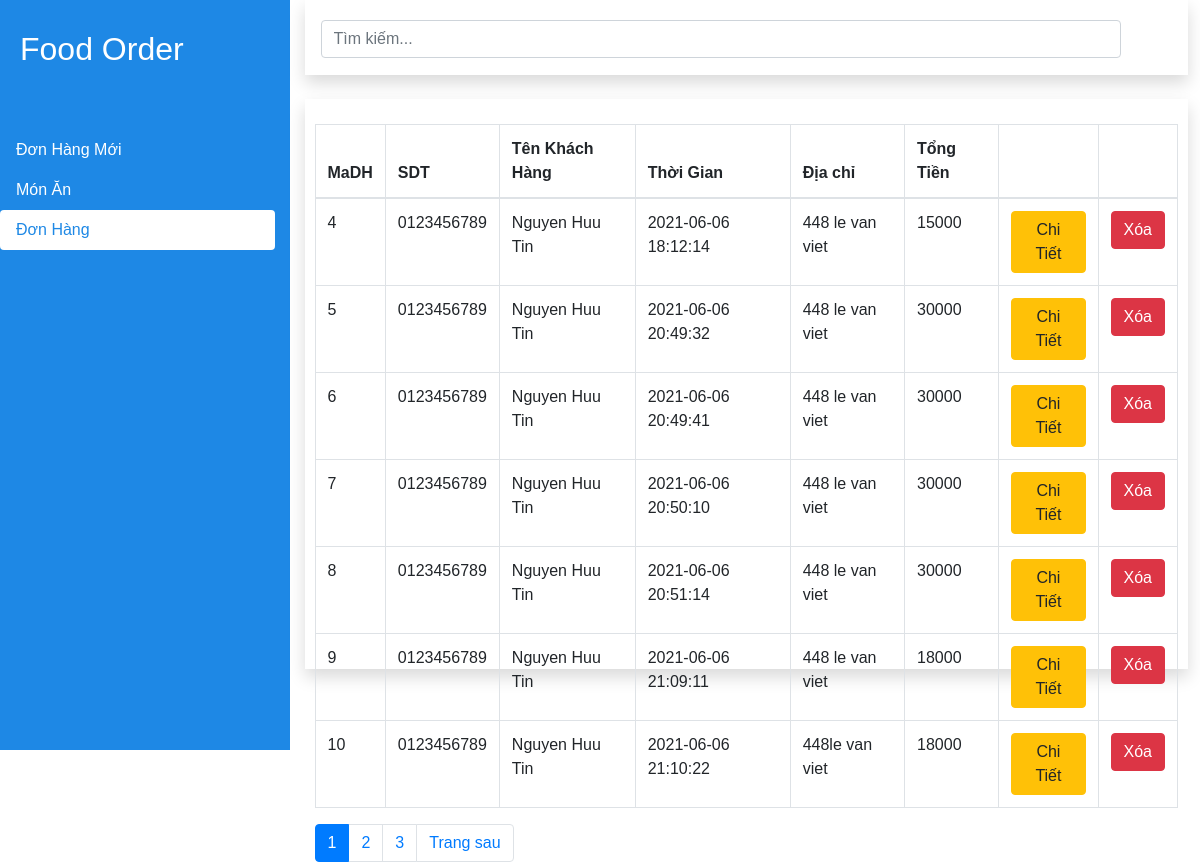
The page /PageAdmin/admin/OldOrder/index.php on the database its author committed.
### tables this page shows
CREATE TABLE `donhang` (
  `MaDH` int(11) NOT NULL,
  `SDT` varchar(50) NOT NULL,
  `ThanhTien` varchar(50) NOT NULL,
  `ThoiGian` datetime NOT NULL,
  `DiaChi` varchar(250) NOT NULL,
  `TinhTrang` bit(2) NOT NULL
);

CREATE TABLE `khachhang` (
  `SDT` varchar(50) NOT NULL,
  `Email` varchar(150) NOT NULL,
  `TenDangNhap` varchar(150) NOT NULL,
  `MatKhau` varchar(150) NOT NULL,
  `MaNhom` int(10) NOT NULL
);

### PageAdmin/db/dbhelp.php (called while the page is built, shortened)
<?php
function executeResult($sql) {
	$conn = mysqli_connect(HOST, USERNAME, PASSWORD, DATABASE);
	$resultset = mysqli_query($conn, $sql);
	$list      = [];
	while ($row = mysqli_fetch_array($resultset, 1)) {
		$list[] = $row;
	}
	return $list;
}

### PageAdmin/admin/OldOrder/index.php (the view, shortened to what this page needs)
<?php
	require_once('../../db/dbhelp.php');
	require_once('../../common/untitled.php');
?>
<!DOCTYPE html>
<html>
<head>
	<link rel="stylesheet" href="https://maxcdn.bootstrapcdn.com/bootstrap/4.4.1/css/bootstrap.min.css">
	<link rel="stylesheet" type="text/css" href="style.css">
</head>
<body class="body">
	<div class="row">
	    <div class="col-3">
	    	<div class="logo">
	    		<h2>Food Order</h1>
	    	</div>
	        <ul class="nav flex-column nav-pills" role="tablist">
	        		<li class="nav-item">
				    <a class="nav-link" href="../Order/">Đơn Hàng Mới</a>
				  </li>
				  <li class="nav-item">
				    <a class="nav-link" href="../Food/">Món Ăn</a>
				  </li>
			    <li class="nav-item">
			        <a class="nav-link active" href="">Đơn Hàng</a>
			    </li>
	        </ul>
	    </div>
	    <div class="col-9">
	    	<nav class="navbar navbar-expand navbar-light bg-white topbar mb-4 static-top shadow">
	    		<div class="header">
	    		<form method="GET">
					<div class="form-group">
						<input type="text" class="form-control" placeholder="Tìm kiếm..." id="s" name="s">
					</div>
				</form>
	    	</div>
	    	</nav>
	        <div class="container">
				<div class="panel panel-primary">
					<div class="panel-body">
						<table class="table table-bordered">
							<thead>
								<tr>
									<th>MaDH</th>
									<th>SDT</th>
									<th>Tên Khách Hàng</th>
									<th>Thời Gian</th>
									<th>Địa chỉ</th>
									<th>Tổng Tiền</th>
									<th></th>
									<th></th>
								</tr>
							</thead>
							<tbody>
<?php
$limit =7;
$page = 1;
$firrtIndex = ($page-1)*$limit;
$s='';
$additional = '';
$sql = "select MaDH, donhang.SDT, TenDangNhap, ThoiGian, DiaChi, ThanhTien from donhang, khachhang where donhang.SDT = khachhang.SDT and TinhTrang = 0 $additional limit $firrtIndex , $limit";
$DHList = executeResult($sql);
$sqlCount = "select count(MaDH) as total from donhang where TinhTrang = 0 $additional";
$CountResult = executeResult($sqlCount);
$itemDH = $CountResult[0];
$count = $itemDH['total'];
$number = ceil($count/$limit);
foreach ($DHList as $dh) {
	echo '<tr>
<td>'.$dh['MaDH'].'</td>
<td>'.$dh['SDT'].'</td>
<td>'.$dh['TenDangNhap'].'</td>
<td>'.$dh['ThoiGian'].'</td>
<td>'.$dh['DiaChi'].'</td>
<td>'.$dh['ThanhTien'].'</td>
<td>
<a href="DetailOldOrder.php?id='.$dh['MaDH'].'"><button class="btn btn-warning">Chi Tiết</button></td></a>
<td><button class="btn btn-danger" onclick="deleteOrder('.$dh['MaDH'].')">Xóa</button></td>
</tr>';
}
?>
							</tbody>
						</table>
						<?=pageination($number,$page,'&s='.$s)?>
					</div>
				</div>
			</div>
	    </div>
	</div>
</body>
</html>

### PageAdmin/admin/OldOrder/style.css (style rules this page uses)
* { padding: 0; margin: 0; box-sizing: border-box; list-style-type: none; text-decoration: none; font-family: 'Poppins', sans-serif; }
div.col-3 { background: #1e88e5; color: white; }
div.col-9 { background: white; }
li { color: white; font-size: 1.0rem; }
a { color: white; }
.nav-pills .nav-link.active, .nav-pills .show>.nav-link { color: #1e88e5; background-color: white; }
.logo { height: 100px; color: white; margin-top: 30px; margin-left:20px; }
div.row { height: 750px; }
.body { width: 99%; }
.header { height: 75px; }
.navbar { height: 75px; width: 100%; }
.form-group { width: 800px; margin-top: 20px; }
.container { margin-top: 20px; box-shadow: 0 .5rem 1rem rgba(0,0,0,.15)!important; padding-top: 25px; padding-bottom: 25px; padding-left: 10px; padding-right: 10px; width: 100%; height: 570px; }

### rows shown on the page
donhang: MaDH "4", SDT "0123456789", SDT.TenDangNhap "Nguyen Huu Tin", ThoiGian "2021-06-06 18:12:14", DiaChi "448 le van viet", ThanhTien "15000"
donhang: MaDH "5", SDT "0123456789", SDT.TenDangNhap "Nguyen Huu Tin", ThoiGian "2021-06-06 20:49:32", DiaChi "448 le van viet", ThanhTien "30000"
donhang: MaDH "6", SDT "0123456789", SDT.TenDangNhap "Nguyen Huu Tin", ThoiGian "2021-06-06 20:49:41", DiaChi "448 le van viet", ThanhTien "30000"
donhang: MaDH "7", SDT "0123456789", SDT.TenDangNhap "Nguyen Huu Tin", ThoiGian "2021-06-06 20:50:10", DiaChi "448 le van viet", ThanhTien "30000"
donhang: MaDH "8", SDT "0123456789", SDT.TenDangNhap "Nguyen Huu Tin", ThoiGian "2021-06-06 20:51:14", DiaChi "448 le van viet", ThanhTien "30000"
donhang: MaDH "9", SDT "0123456789", SDT.TenDangNhap "Nguyen Huu Tin", ThoiGian "2021-06-06 21:09:11", DiaChi "448 le van viet", ThanhTien "18000"
donhang: MaDH "10", SDT "0123456789", SDT.TenDangNhap "Nguyen Huu Tin", ThoiGian "2021-06-06 21:10:22", DiaChi "448le van viet", ThanhTien "18000"
